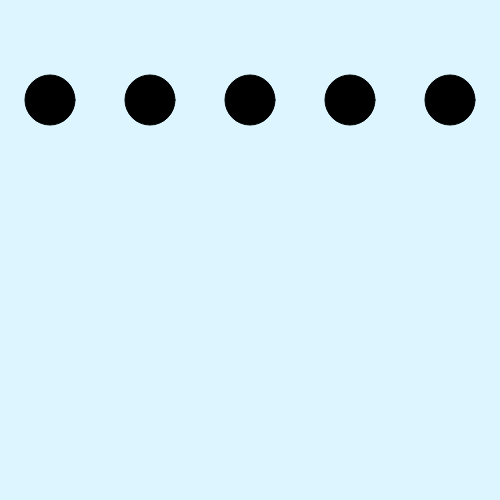
Frame 1 (no input)
Frame 60 (no input): identical to frame 1, image omitted
Frame 120 (the mouse pressed at the canvas centre since frame 60): identical to frame 1, image omitted

The p5.js sketch that drew this single still picture (run headless with seeded random() and noise() and a simulated clock; from frame 60 on, the mouse is pressed at the canvas centre):

// p5.js sketch
// ── sketch.js
/*
Another OOP demo.

Sets up a row of 5 ellipse objects.
When hovering mouse over ellipse, each one fades and falls.
*/

let magnet = []; //declare object array
magnet.length = 5; //sets length of array

function setup() 
{
	createCanvas(500, 500);
	//initialize each object by calling constructor
	for (let i = 0; i < magnet.length; i++) 
	{
		magnet[i] = new Magnet(i * 100 + 50, 100); //pass ellipse x,y position into each object
	}
}

function draw() 
{
	background(220, 245, 255);
	for (let i = 0; i < magnet.length; i++) 
	{
		magnet[i].display();
		magnet[i].fall();
	}
}

class Magnet 
{
	//constructor
	constructor(tempX, tempY) 
	{
		this.x = tempX;
		this.y = tempY;
		this.dist = 50;
		this.fade = 0;
		this.drop = 0;
		this.goFall = false;
	}

	//methods
	display() 
	{
		fill(this.fade);
		ellipse(this.x, this.y + this.drop, this.dist, this.dist);
	}

	fall() 
	{
		if (mouseX > this.x - this.dist / 2 && mouseX < this.x + this.dist / 2 && mouseY > this.y - this.dist / 2 && mouseY < this.y + this.dist / 2) 
		{
			this.goFall = true;
		}
		
		if (this.goFall === true) 
		{
			if (this.fade < 255) 
			{
				this.fade++;
			}
			if (this.drop < height + this.dist) 
			{
				this.drop++;
			}
		}
	}
}
